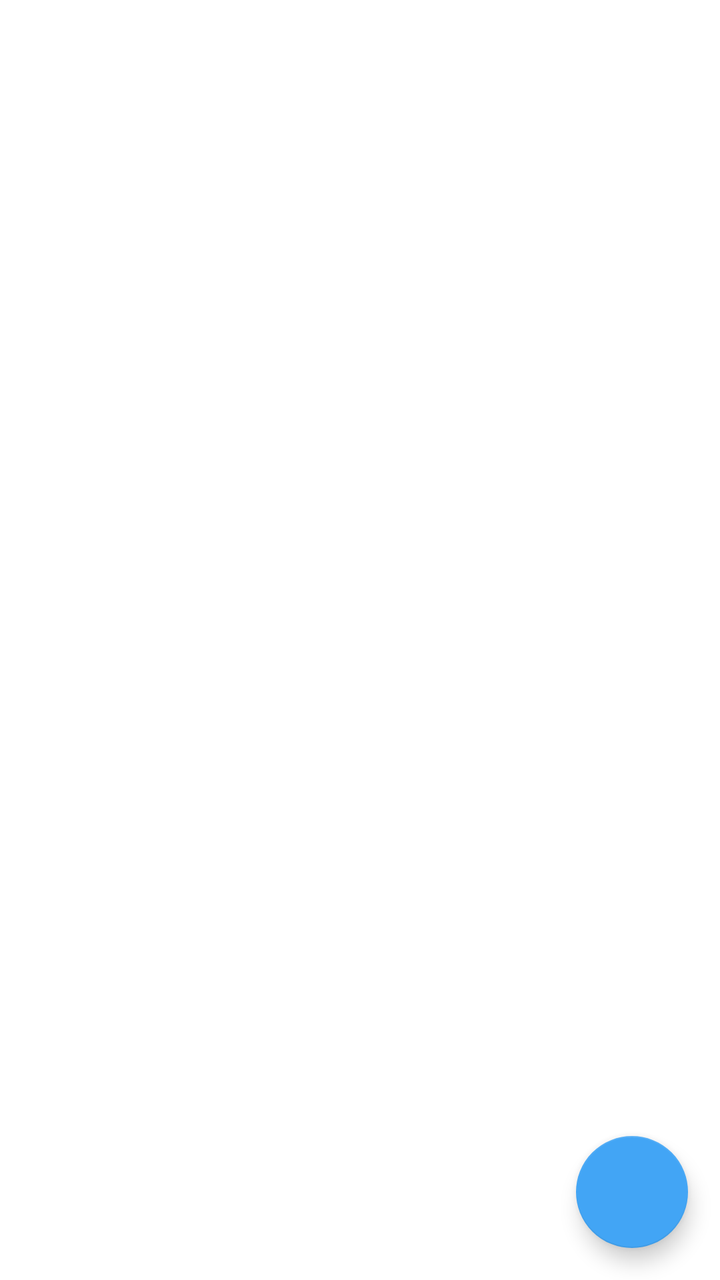
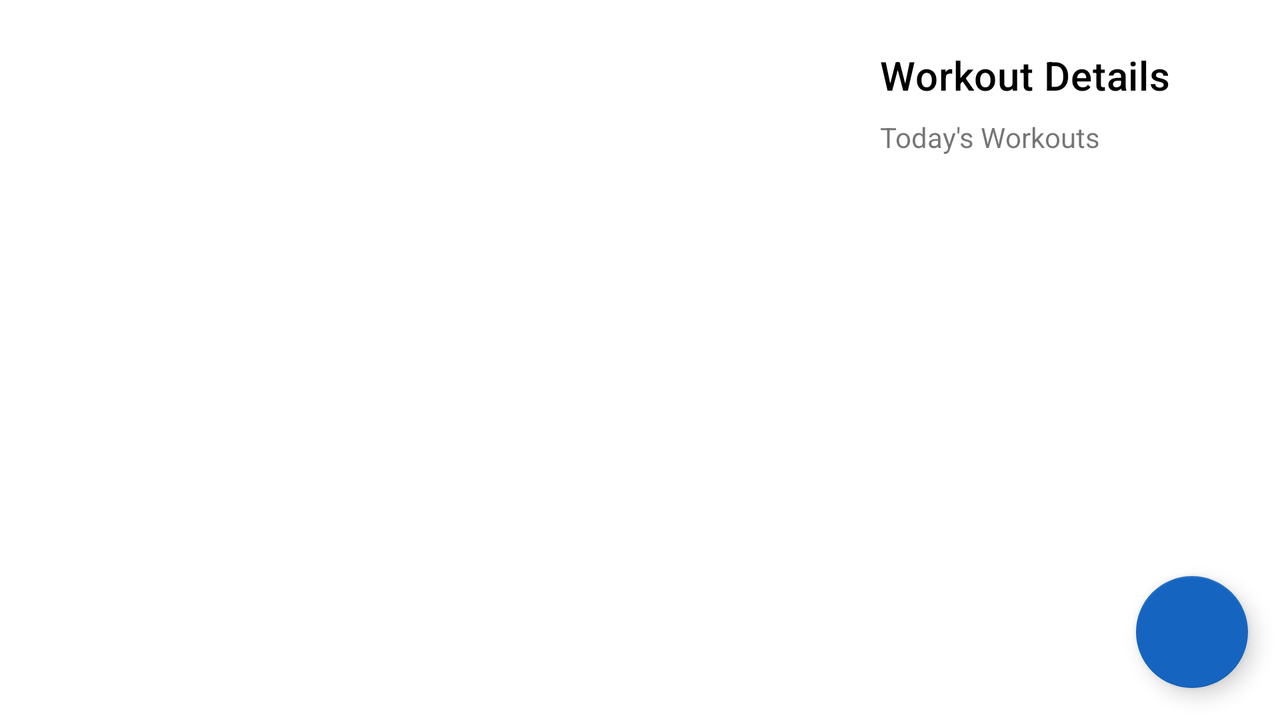

One screen, two layout resources from the same app: the default and the repository's alternative for another configuration. Each is rendered where Android would select it; the XML of both is given below.
<!-- AndroidManifest.xml: application theme Theme.MiGym -->
<!-- res/layout/fragment_workout.xml -->
<?xml version="1.0" encoding="utf-8"?>
<androidx.coordinatorlayout.widget.CoordinatorLayout xmlns:android="http://schemas.android.com/apk/res/android"
    xmlns:app="http://schemas.android.com/apk/res-auto"
    android:layout_width="match_parent"
    android:layout_height="match_parent">

    <androidx.recyclerview.widget.RecyclerView
        android:id="@+id/recycler_view"
        android:layout_width="match_parent"
        android:layout_height="match_parent"
        android:clipToPadding="false"
        android:padding="8dp" />

    <TextView
        android:id="@+id/empty_view"
        android:layout_width="wrap_content"
        android:layout_height="wrap_content"
        android:layout_gravity="center"
        android:text="@string/no_workouts"
        android:visibility="gone"
        android:textSize="18sp" />

    <com.google.android.material.floatingactionbutton.FloatingActionButton
        android:id="@+id/fab"
        android:layout_width="wrap_content"
        android:layout_height="wrap_content"
        android:layout_gravity="bottom|end"
        android:layout_margin="16dp"
        android:contentDescription="@string/add_workout"
        app:srcCompat="@drawable/ic_add" />

</androidx.coordinatorlayout.widget.CoordinatorLayout>
<!-- resources referenced by this layout -->
<resources>
  <string name="add_workout">Add workout</string>
  <string name="no_workouts">No workouts scheduled</string>
  <style name="Theme.MiGym" parent="Theme.MaterialComponents.DayNight.NoActionBar">
          
          <item name="colorPrimary">@color/primary</item>
          <item name="colorPrimaryVariant">@color/primary_dark</item>
          <item name="colorOnPrimary">@color/white</item>
          
          <item name="colorSecondary">@color/accent</item>
          <item name="colorSecondaryVariant">@color/accent_dark</item>
          <item name="colorOnSecondary">@color/black</item>
          
          <item name="android:statusBarColor">?attr/colorPrimaryVariant</item>
          
          <item name="android:textColorPrimary">@color/text_primary</item>
          <item name="android:textColorSecondary">@color/text_secondary</item>
          
          <item name="android:windowBackground">@color/background</item>
          <item name="colorSurface">@color/surface</item>
          <item name="colorOnSurface">@color/text_primary</item>
      </style>
  <color name="primary">#FF1565C0</color>
  <color name="primary_dark">#FF8C3FFF</color>
  <color name="white">#FFFFFFFF</color>
  <color name="accent">#FF42A5F5</color>
  <color name="accent_dark">#FF018786</color>
  <color name="black">#FF000000</color>
  <color name="text_primary">#FF000000</color>
  <color name="text_secondary">#FF666666</color>
  <color name="background">#FFFFFFFF</color>
  <color name="surface">#FFFFFF</color>
</resources>
<!-- res/layout-land/fragment_workout.xml (the repository's variant of the layout above) -->
<!-- drawn on the phone turned sideways -->
<?xml version="1.0" encoding="utf-8"?>
<androidx.coordinatorlayout.widget.CoordinatorLayout xmlns:android="http://schemas.android.com/apk/res/android"
    xmlns:app="http://schemas.android.com/apk/res-auto"
    android:layout_width="match_parent"
    android:layout_height="match_parent">

    <LinearLayout
        android:layout_width="match_parent"
        android:layout_height="match_parent"
        android:orientation="horizontal"
        android:padding="8dp">

        <androidx.recyclerview.widget.RecyclerView
            android:id="@+id/recyclerView"
            android:layout_width="0dp"
            android:layout_height="match_parent"
            android:layout_weight="2"
            android:clipToPadding="false"
            android:paddingEnd="8dp" />

        <LinearLayout
            android:id="@+id/infoPanel"
            android:layout_width="0dp"
            android:layout_height="match_parent"
            android:layout_weight="1"
            android:orientation="vertical"
            android:padding="16dp">

            <TextView
                android:id="@+id/infoTitle"
                android:layout_width="wrap_content"
                android:layout_height="wrap_content"
                android:text="@string/workout_details"
                android:textAppearance="?attr/textAppearanceHeadline6" />

            <TextView
                android:id="@+id/infoDescription"
                android:layout_width="wrap_content"
                android:layout_height="wrap_content"
                android:layout_marginTop="8dp"
                android:text="@string/todays_workouts" />
        </LinearLayout>

    </LinearLayout>

    <TextView
        android:id="@+id/emptyView"
        android:layout_width="wrap_content"
        android:layout_height="wrap_content"
        android:layout_gravity="center"
        android:text="@string/no_workouts"
        android:textAppearance="?attr/textAppearanceHeadline6"
        android:visibility="gone" />

    <com.google.android.material.floatingactionbutton.FloatingActionButton
        android:id="@+id/fab"
        android:layout_width="wrap_content"
        android:layout_height="wrap_content"
        android:layout_gravity="bottom|end"
        android:layout_margin="16dp"
        android:contentDescription="@string/add_workout"
        app:srcCompat="@drawable/ic_add"
        app:backgroundTint="@color/primary" />

</androidx.coordinatorlayout.widget.CoordinatorLayout>
<!-- resources referenced by the variant -->
<!-- as the phone turned sideways resolves them -->
<resources>
  <color name="primary">#FF1565C0</color>
  <string name="add_workout">Add workout</string>
  <string name="no_workouts">No workouts scheduled</string>
  <string name="todays_workouts">Today\'s Workouts</string>
  <string name="workout_details">Workout Details</string>
  <style name="Theme.MiGym" parent="Theme.MaterialComponents.DayNight.NoActionBar">
          
          <item name="colorPrimary">@color/primary</item>
          <item name="colorPrimaryVariant">@color/primary_dark</item>
          <item name="colorOnPrimary">@color/white</item>
          
          <item name="colorSecondary">@color/accent</item>
          <item name="colorSecondaryVariant">@color/accent_dark</item>
          <item name="colorOnSecondary">@color/black</item>
          
          <item name="android:statusBarColor">?attr/colorPrimaryVariant</item>
          
          <item name="android:textColorPrimary">@color/text_primary</item>
          <item name="android:textColorSecondary">@color/text_secondary</item>
          
          <item name="android:windowBackground">@color/background</item>
          <item name="colorSurface">@color/surface</item>
          <item name="colorOnSurface">@color/text_primary</item>
      </style>
  <color name="primary_dark">#FF8C3FFF</color>
  <color name="white">#FFFFFFFF</color>
  <color name="accent">#FF42A5F5</color>
  <color name="accent_dark">#FF018786</color>
  <color name="black">#FF000000</color>
  <color name="text_primary">#FF000000</color>
  <color name="text_secondary">#FF666666</color>
  <color name="background">#FFFFFFFF</color>
  <color name="surface">#FFFFFF</color>
</resources>
